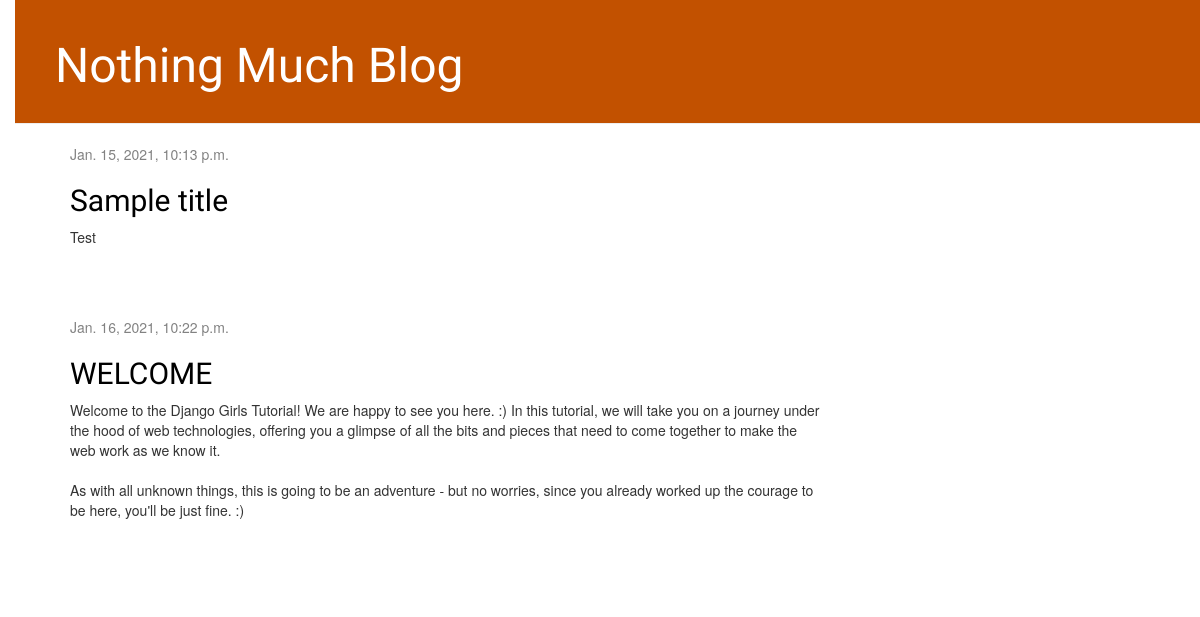
Before: / with the older database file.
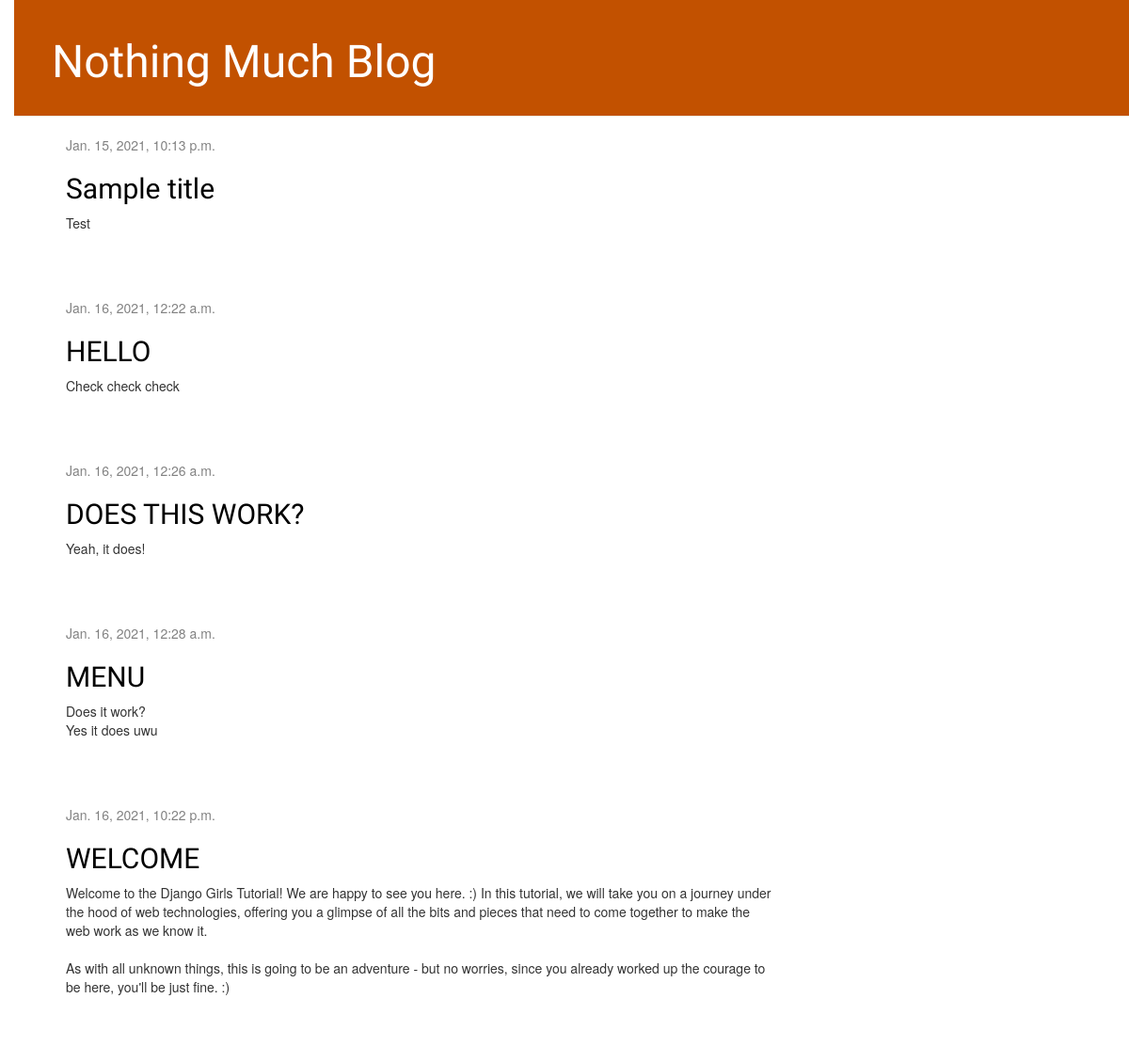
After: the same page with the newer database file.
### blog/models.py (models this page shows, shortened)
class Post(models.Model):
    author = models.ForeignKey(settings.AUTH_USER_MODEL, on_delete=models.CASCADE)
    title = models.CharField(max_length=200)
    text = models.TextField()
    created_date = models.DateTimeField(default=timezone.now)
    published_date = models.DateTimeField(blank=True, null=True)

### blog/views.py (the view)
# urls.py: path('', views.post_list, name='post_list'),
def post_list(request):
    posts = Post.objects.filter(published_date__lte=timezone.now()).order_by('published_date')
    return render(request, 'blog/post_list.html', {'posts': posts})

### blog/templates/blog/post_list.html
{% extends 'blog/base.html' %}
{% block content %}
    {% for post in posts %}
        <div class="post">
            <div class="date">
                {{ post.published_date }}
            </div>
            <h2><a href="{% url 'post_detail' pk=post.pk %}">{{ post.title }}</a></h2>
            <p>{{ post.text|linebreaksbr }}</p>
        </div>
    {% endfor %}
{% endblock %}

### blog/templates/blog/base.html (shortened to what this page needs)
{% load static %}
<html>
    <head>
        <link rel="stylesheet" href="//maxcdn.bootstrapcdn.com/bootstrap/3.2.0/css/bootstrap.min.css">
        <link rel="stylesheet" href="//maxcdn.bootstrapcdn.com/bootstrap/3.2.0/css/bootstrap-theme.min.css">
        <link rel="stylesheet" href="{% static 'css/blog.css' %}">
    </head>
    <body>
        <div class="page-header">
            <h1><a href="/">Nothing Much Blog</a></h1>
        </div>
        <div class="content container">
            <div class="row">
                <div class="col-md-8">
                {% block content %}
                {% endblock %}
                </div>
            </div>
        </div>
    </body>
</html>

### blog/static/css/blog.css (style rules this page uses)
h1 a, h2 a { color: #C25100; font-family: 'Lobster'; }
body { padding-left: 15px; }
.page-header { background-color: #C25100; margin-top: 0; padding: 20px 20px 20px 40px; }
.page-header h1, .page-header h1 a, .page-header h1 a:visited, .page-header h1 a:active { color: #ffffff; font-size: 36pt; text-decoration: none; }
.content { margin-left: 40px; }
h1, h2, h3, h4 { font-family: 'Lobster', cursive; }
.date { color: #828282; }
.post { margin-bottom: 70px; }
.post h2 a, .post h2 a:visited { color: #000000; }

Changed rows visible on the page:
added Post: published_date "Jan. 16, 2021, 12:22 a.m.", title "HELLO", text "Check check check"
added Post: published_date "Jan. 16, 2021, 12:26 a.m.", title "DOES THIS WORK?", text "Yeah, it does!"
added Post: published_date "Jan. 16, 2021, 12:28 a.m.", title "MENU", text "Does it work? Yes it does uwu"
